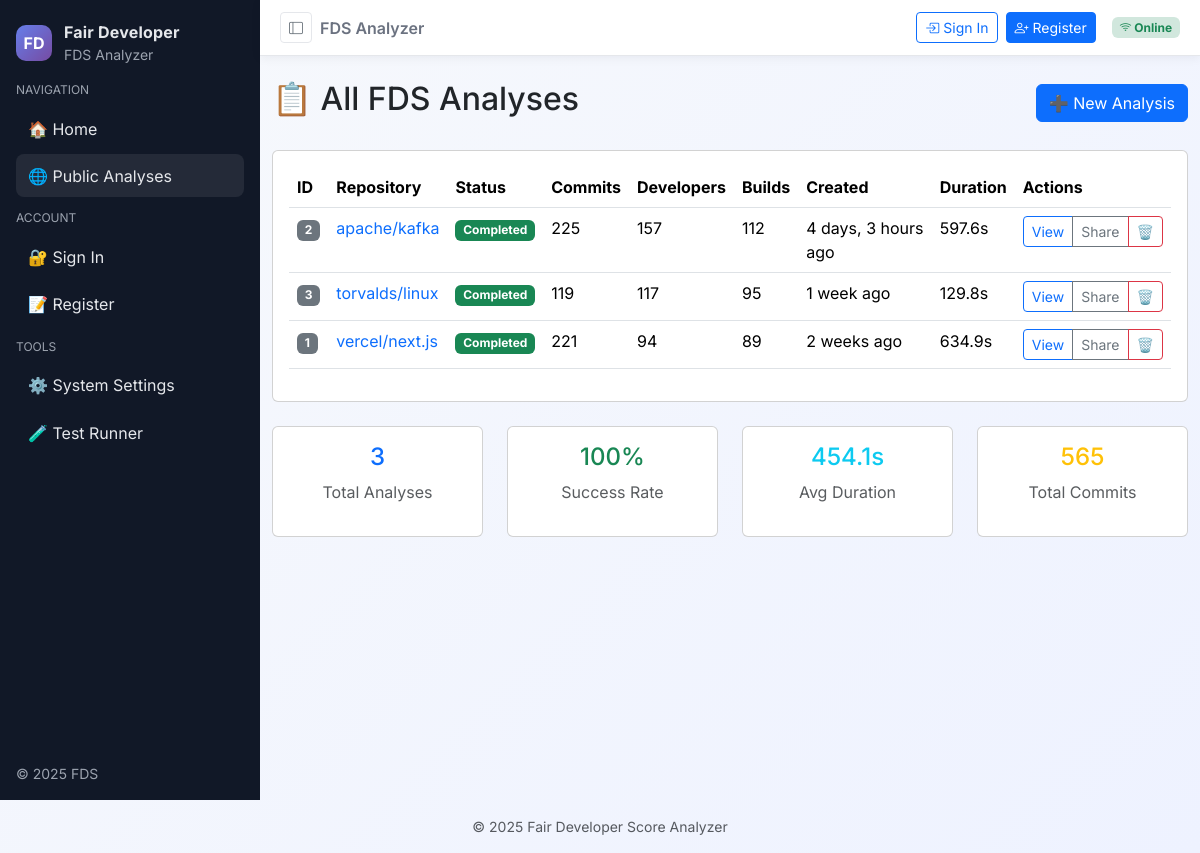
/analyses/, run on the app's committed database.
### dev_productivity/models.py (models this page shows, shortened)
class FDSAnalysis(models.Model):
    STATUS_CHOICES = [
        ('pending', 'Pending'),
        ('running', 'Running'),
        ('completed', 'Completed'),
        ('failed', 'Failed'),
    ]
    user = models.ForeignKey(User, on_delete=models.CASCADE, related_name='analyses')
    repo_url = models.URLField(max_length=500, help_text="GitHub repository URL")
    access_token = models.CharField(max_length=200, help_text="GitHub access token", blank=True)
    commit_limit = models.IntegerField(default=300, help_text="Number of commits to analyze")
    status = models.CharField(max_length=20, choices=STATUS_CHOICES, default='pending')
    created_at = models.DateTimeField(default=timezone.now)
    started_at = models.DateTimeField(null=True, blank=True)
    completed_at = models.DateTimeField(null=True, blank=True)
    total_commits = models.IntegerField(null=True, blank=True)
    total_batches = models.IntegerField(null=True, blank=True)
    total_developers = models.IntegerField(null=True, blank=True)
    execution_time = models.FloatField(null=True, blank=True, help_text="Execution time in seconds")
    error_message = models.TextField(blank=True, null=True)
    is_public = models.BooleanField(default=False, help_text="Make analysis results publicly viewable")
    shared_with = models.ManyToManyField(User, blank=True, related_name='shared_analyses')
    class Meta:
        ordering = ['-created_at']
        verbose_name = "FDS Analysis"
        verbose_name_plural = "FDS Analyses"

### dev_productivity/views.py (the view)
# urls.py: path('analyses/', views.analysis_list, name='analysis_list'),
def analysis_list(request):
    if request.user.is_authenticated:
        analyses = FDSAnalysis.objects.filter(
            models.Q(user=request.user) | models.Q(is_public=True)
        ).distinct()
    else:
        analyses = FDSAnalysis.objects.filter(is_public=True)
    status_filter = request.GET.get('status')
    if status_filter and status_filter in ['pending', 'running', 'completed', 'failed']:
        analyses = analyses.filter(status=status_filter)
    search_query = request.GET.get('q')
    if search_query:
        analyses = analyses.filter(repo_url__icontains=search_query)
    paginator = Paginator(analyses, 20)  # Show 20 analyses per page
    page_number = request.GET.get('page')
    page_obj = paginator.get_page(page_number)
    total_analyses = analyses.count()
    completed_analyses = analyses.filter(status='completed').count()
    success_rate = (completed_analyses / total_analyses * 100) if total_analyses > 0 else 0
    completed_with_time = analyses.filter(status='completed', execution_time__isnull=False)
    avg_duration = completed_with_time.aggregate(models.Avg('execution_time'))['execution_time__avg'] or 0
    total_commits = analyses.filter(total_commits__isnull=False).aggregate(models.Sum('total_commits'))['total_commits__sum'] or 0
    context = {
        'page_obj': page_obj,
        'total_analyses': total_analyses,
        'success_rate': success_rate,
        'avg_duration': avg_duration,
        'total_commits': total_commits,
        'status_filter': status_filter,
        'search_query': search_query,
    }
    return render(request, 'dev_productivity/analysis_list.html', context)

### dev_productivity/templates/dev_productivity/analysis_list.html (shortened to what this page needs)
{% extends 'dev_productivity/base.html' %}
{% block content %}
<div class="d-flex justify-content-between align-items-center mb-4">
    <h2>📋 All FDS Analyses</h2>
    <a href="{% url 'home' %}" class="btn btn-primary">
        ➕ New Analysis
    </a>
</div>
{% if page_obj %}
    <div class="card">
        <div class="card-body">
            <div class="table-responsive">
                <table class="table table-hover">
                    <thead>
                        <tr>
                            <th>ID</th>
                            <th>Repository</th>
                            <th>Status</th>
                            <th>Commits</th>
                            <th>Developers</th>
                        <th>Builds</th>
                            <th>Created</th>
                            <th>Duration</th>
                            <th>Actions</th>
                        </tr>
                    </thead>
                    <tbody>
                        {% for analysis in page_obj %}
                        <tr>
                            <td>
                                <span class="badge bg-secondary">{{ analysis.id }}</span>
                            </td>
                            <td>
                                <a href="{{ analysis.repo_url }}" target="_blank" class="text-decoration-none">
                                    {{ analysis.repo_url|slice:"19:" }}
                                </a>
                            </td>
                            <td>
                                <span class="badge bg-{% if analysis.status == 'completed' %}success{% elif analysis.status == 'running' %}warning{% elif analysis.status == 'failed' %}danger{% else %}secondary{% endif %}">
                                    {{ analysis.get_status_display }}
                                </span>
                            </td>
                            <td>{{ analysis.total_commits|default:"-" }}</td>
                            <td>{{ analysis.total_developers|default:"-" }}</td>
                        <td>{{ analysis.total_batches|default:"-" }}</td>
                            <td>
                                <span title="{{ analysis.created_at|date:'M d, Y H:i:s' }}">
                                    {{ analysis.created_at|timesince }} ago
                                </span>
                            </td>
                            <td>
                                {% if analysis.execution_time %}
                                    {{ analysis.execution_time|floatformat:1 }}s
                                {% else %}
                                    -
                                {% endif %}
                            </td>
                            <td>
                                <div class="btn-group" role="group">
                                    <a href="{% url 'analysis_detail' analysis.id %}"
                                       class="btn btn-sm btn-outline-primary">
                                        View
                                    </a>
                                    {% if analysis.status == 'completed' %}
                                        <button class="btn btn-sm btn-outline-secondary"
                                                onclick="copyToClipboard('{{ request.build_absolute_uri }}{% url 'analysis_detail' analysis.id %}')">
                                            Share
                                        </button>
                                    {% endif %}
                                    <button type="button" class="btn btn-sm btn-outline-danger"
                                            data-bs-toggle="modal" data-bs-target="#deleteModal{{ analysis.id }}">
                                        🗑️
                                    </button>
                                </div>
                            </td>
                        </tr>
                        {% endfor %}
                    </tbody>
                </table>
            </div>
        </div>
    </div>
    <div class="row mt-4">
        <div class="col-md-3">
            <div class="card text-center">
                <div class="card-body">
                    <h4 class="text-primary">{{ total_analyses }}</h4>
                    <p class="text-muted">Total Analyses</p>
                </div>
            </div>
        </div>
        <div class="col-md-3">
            <div class="card text-center">
                <div class="card-body">
                    <h4 class="text-success">{{ success_rate|floatformat:0 }}%</h4>
                    <p class="text-muted">Success Rate</p>
                </div>
            </div>
        </div>
        <div class="col-md-3">
            <div class="card text-center">
                <div class="card-body">
                    <h4 class="text-info">{{ avg_duration|floatformat:1 }}s</h4>
                    <p class="text-muted">Avg Duration</p>
                </div>
            </div>
        </div>
        <div class="col-md-3">
            <div class="card text-center">
                <div class="card-body">
                    <h4 class="text-warning">{{ total_commits|floatformat:0 }}</h4>
                    <p class="text-muted">Total Commits</p>
                </div>
            </div>
        </div>
    </div>
{% endif %}
{% endblock %}

### dev_productivity/templates/dev_productivity/base.html (style rules this page uses)
:root { --brand-primary: #6f42c1; --brand-accent: #20c997; --sidebar-bg: #111827; --sidebar-text: #e5e7eb; --sidebar-muted: #9ca3af; }
body { background: linear-gradient(135deg, #f7f9fc, #eef2ff); font-family: 'Inter', system-ui, -apple-system, Segoe UI, Roboto, Helvetica, Arial; }

### data on the page
FDSAnalysis: id "2", repo_url "apache/kafka", status "Completed", total_commits "225", total_developers "157", total_batches "112", created_at "4 days, 3 hours", execution_time "597.6"
FDSAnalysis: id "3", repo_url "torvalds/linux", status "Completed", total_commits "119", total_developers "117", total_batches "95", created_at "1 week", execution_time "129.8"
FDSAnalysis: id "1", repo_url "vercel/next.js", status "Completed", total_commits "221", total_developers "94", total_batches "89", created_at "2 weeks", execution_time "634.9"

### other printed values
{{ total_analyses }} "3"
{{ success_rate|floatformat:0 }} "100"
{{ avg_duration|floatformat:1 }} "454.1"
{{ total_commits|floatformat:0 }} "565"
